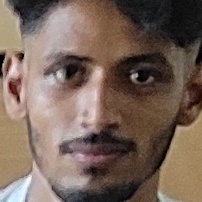
#> input picture test/Attendence/faces/face_1.jpg, 202 x 202 px; its folder holds 4 pictures in this run
$ python augmentation.py
#> lines starting #> are read from the running program, lines starting #| are printed output that depends on the picture
import cv2
import os
import numpy as np

# Function to apply random augmentation
def augment_image(image, output_folder, filename_prefix, num_images):
    for i in range(num_images):
        # Apply random augmentation
        augmented_image = image.copy()

        # Randomly scale the image (0.8 to 1.2 scale factor)
        scale_factor = np.random.uniform(0.8, 1.2)
        augmented_image = cv2.resize(augmented_image, None, fx=scale_factor, fy=scale_factor, interpolation=cv2.INTER_LINEAR)

        # Randomly shift the image horizontally and vertically (up to 10 pixels)
        tx = np.random.randint(-10, 10)
        ty = np.random.randint(-10, 10)
        M = np.float32([[1, 0, tx], [0, 1, ty]])
        augmented_image = cv2.warpAffine(augmented_image, M, (augmented_image.shape[1], augmented_image.shape[0]))

        # Randomly adjust brightness and contrast
        alpha = np.random.uniform(0.8, 1.2)
        beta = np.random.randint(-20, 20)
        augmented_image = cv2.convertScaleAbs(augmented_image, alpha=alpha, beta=beta)

        # Save the augmented image
        output_path = os.path.join(output_folder, f'{filename_prefix}_{i}.jpg')
        cv2.imwrite(output_path, augmented_image)

# Create folders to save the augmented images
os.makedirs('augmented_face_1', exist_ok=True)
os.makedirs('augmented_face_2', exist_ok=True)
os.makedirs('augmented_face_3', exist_ok=True)
os.makedirs('augmented_face_4', exist_ok=True)

# Iterate over each face
for i in range(1, 5):  # Assuming you have face_1.jpg, face_2.jpg, face_3.jpg, and face_4.jpg
    # Load the face image
    face_path = f'faces/face_{i}.jpg'
    face = cv2.imread(face_path)
#> face is the input picture: shape (202, 202, 3); mean B, G, R 89.1, 100.3, 119.5

    # Augment the face and save to appropriate folders
    output_folder = f'augmented_face_{i}'
    augment_image(face, output_folder, f'face_{i}', 30)
#> the loop in augment_image, `for i in range(num_images):` made 30 passes
#> pass 1, in augment_image, `augmented_image = cv2.warpAffine(augmented_image, M, (augmented_image...`:
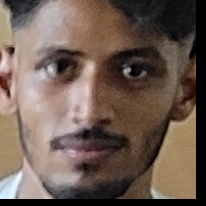
#> augmented_image: shape (206, 206, 3); mean B, G, R 81.7, 91.7, 109.7
#> pass 1, in augment_image, `augmented_image = cv2.convertScaleAbs(augmented_image, alpha=alpha, be..`:
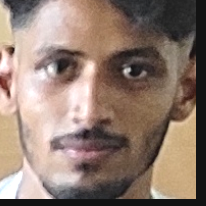
#> augmented_image: shape (206, 206, 3); mean B, G, R 112.1, 123.6, 144.1
#> pass 2 of the loop `for i in range(1, 5):`:
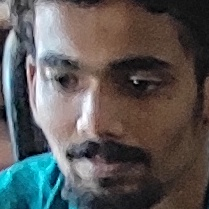
#> input picture test/Attendence/faces/face_2.jpg, 209 x 209 px
#> face is the input picture: shape (209, 209, 3); mean B, G, R 88.1, 88.5, 90.3
#> the loop in augment_image (call 2), `for i in range(num_images):` made 30 passes
#> pass 1, in augment_image (call 2), `augmented_image = cv2.convertScaleAbs(augmented_image, alpha=alpha, be..`:
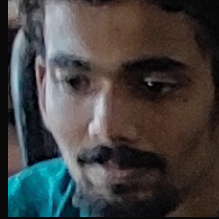
#> augmented_image: shape (219, 219, 3); mean B, G, R 65.2, 65.6, 67.2
#> pass 2, in augment_image (call 2), `augmented_image = cv2.resize(augmented_image, None, fx=scale_factor, f..`:
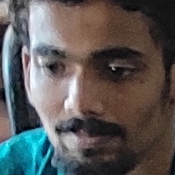
#> augmented_image: shape (175, 175, 3); mean B, G, R 87.9, 88.4, 90.2
#> pass 3 of the loop `for i in range(1, 5):`:
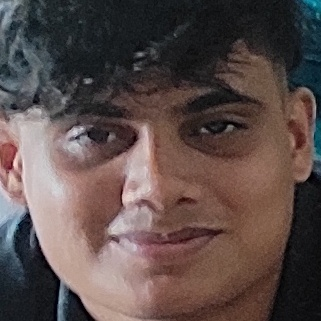
#> input picture test/Attendence/faces/face_3.jpg, 321 x 321 px
#> face is the input picture: shape (321, 321, 3); mean B, G, R 74.2, 76.6, 91.5
#> the loop in augment_image (call 3), `for i in range(num_images):` made 30 passes
#> pass 1, in augment_image (call 3), `augmented_image = cv2.warpAffine(augmented_image, M, (augmented_image...`:
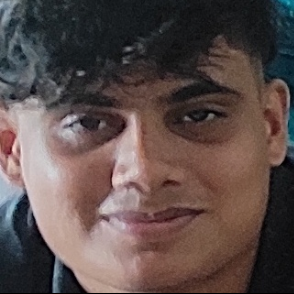
#> augmented_image: shape (294, 294, 3); mean B, G, R 74, 76.4, 91.3
#> pass 1, in augment_image (call 3), `augmented_image = cv2.convertScaleAbs(augmented_image, alpha=alpha, be..`:
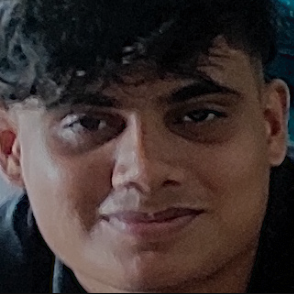
#> augmented_image: shape (294, 294, 3); mean B, G, R 48.3, 50.5, 63.1
#> the loop made 4 passes; the first 3 are shown
